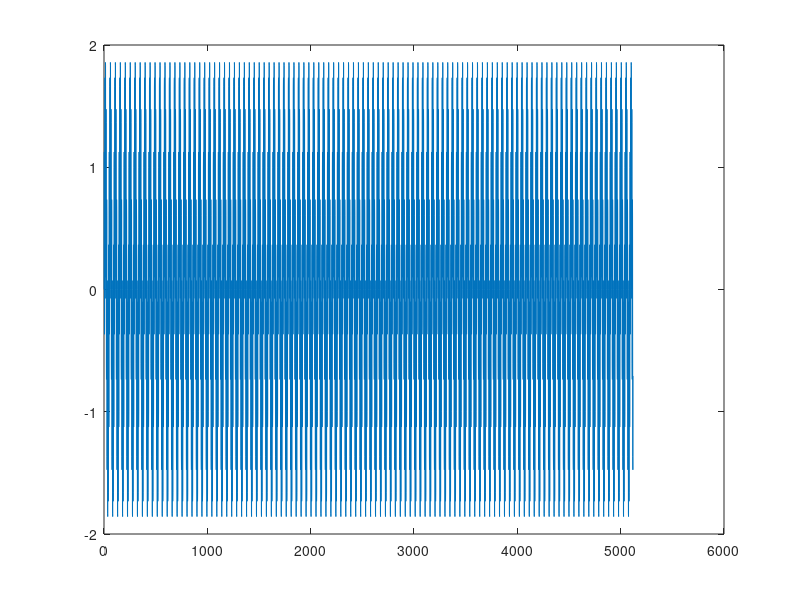
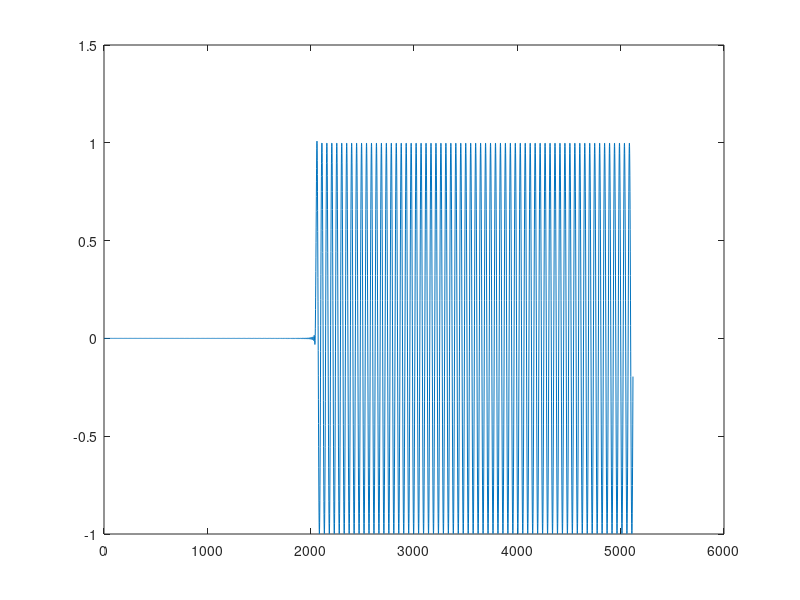

Write the MATLAB code that produced these figures, in order.
TAPS = 4096;
WINDOW=1024;
FS=48000;
FC=4000;
BLOCK_SIZE=512;

INPUT_LENGTH=TAPS+WINDOW-1;
ii=0:1:INPUT_LENGTH-1;

sine_input=sin(2*pi*ii*1000/FS)+sin(2*pi*ii*8000/FS); 
b = fir1(TAPS-1, 2*FC/FS);	% generate filter coefficients

a=1;
fir_output=filter(b,a,sine_input);

plot(sine_input);
figure;plot(fir_output);

fp = fopen('fir_input.dat','w');		% create input file

for i=1:INPUT_LENGTH-1,				
	fprintf(fp,'%2.20e,\n',sine_input(i));	
end
    fprintf(fp,'%2.20e\n',sine_input(INPUT_LENGTH));

fclose(fp);

fp = fopen('fir_coeffs.dat','w');		% create output file

for i=1:length(b)-1,				
	fprintf(fp,'%2.20e,\n',b(i));	% write each coefficient to output file
end
fprintf(fp,'%2.20e\n',b(TAPS));		% write last coefficient without comma

fclose(fp);							% close file

fp = fopen('fir_output.dat','w');		% create output file

for i=TAPS:1:INPUT_LENGTH-1,				
	fprintf(fp,'%2.20e,\n',fir_output(i));	% write each coefficient to output file
end

fprintf(fp,'%2.20e\n',fir_output(INPUT_LENGTH));	% write each coefficient to output file

fclose(fp);							% close file


disp('Finished!');


